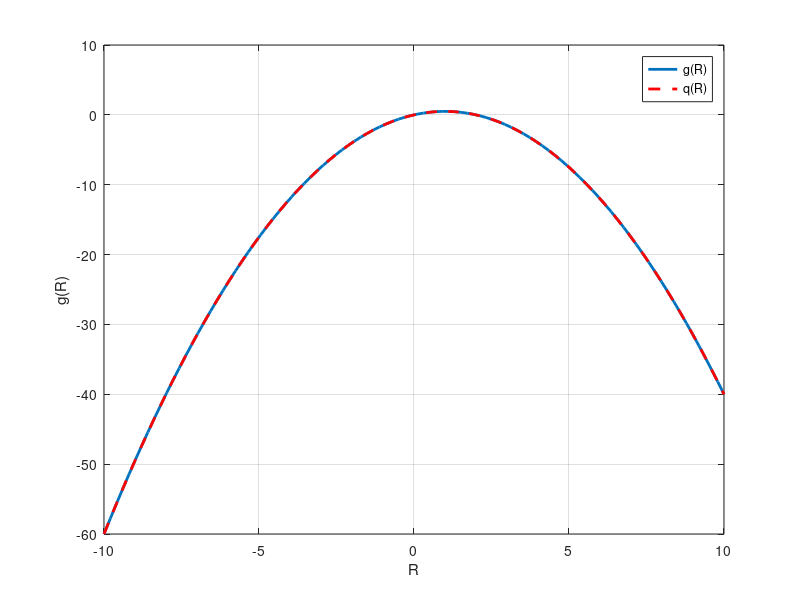

Here is the MATLAB script that generated this plot:
% Define the function g(R)
g = @(R, c) c * (R.^2 / 2) + R;
q = @(R, c) c * (R.^2 / 2);

% Define the parameter c
c = -1;

% Generate a range of R values
R = linspace(-10, 10, 100);

% Calculate g(R) values
g_values = g(R, c);
q_values = g(R, c);

figure(1);
% Plot g(R) against R
plot(R, g_values, 'LineWidth', 2, 'DisplayName','g(R)');
hold on;
plot(R, q_values, 'LineWidth', 2,'LineStyle','--', 'Color', 'r', 'DisplayName', 'q(R)');

xlabel('R');
ylabel('g(R)');
legend('show');
grid on;

